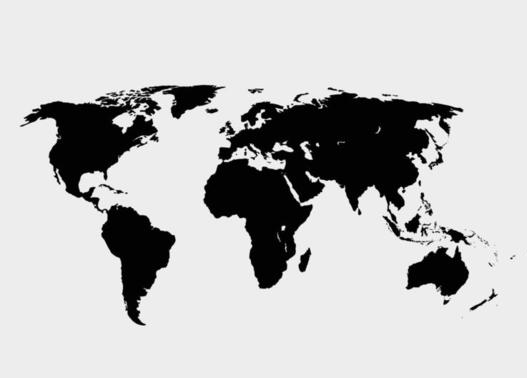
#> input picture map.png, 527 x 378 px
$ python map_generator.py
#> lines starting #> are read from the running program, lines starting #| are printed output that depends on the picture; after the words box and inside, x2 and y2 are one past the last pixel; in counts of white or black regions, pixels touching at a corner belong together
from PIL import Image


file_path = 'map.txt'
image_path = 'map.png'


def write_binary_data_to_file(file_path, data_array):
    try:
        with open(file_path, 'w') as file:
            # Convert the list of 1s and 0s to a string and write it to the file
            data_str = ''.join(map(str, data_array))
            file.write(data_str)
        print(f"Data successfully written to {file_path}")
    except Exception as e:
        print(f"Error writing data to {file_path}: {e}")


def convert_image_to_binary(image_path):
#> called with image_path = 'map.png'
    try:
        # Open the image
        img = Image.open(image_path)
#> img is the input picture: PIL image 527x378 RGBA; mean R, G, B, A 192.3, 192.3, 192.3, 255

        # Convert the image to grayscale
        gray_img = img.convert('L')

        # Get the pixel data as a list of lists
        pixels = list(gray_img.getdata())
#> pixels = 199206 items
        width, height = gray_img.size
#> width = 527; height = 378
        pixels = [pixels[i * width:(i + 1) * width] for i in range(height)]
#> pixels = 378 items

        # Convert to binary representation
        binary_map = [[0 if pixel >= 200 else 1 for pixel in row]
                      for row in pixels]
#> binary_map = 378 items

        return binary_map
    except Exception as e:
        print(f"Error converting image to binary: {e}")
        return None


def create_image_from_binary(binary_map, output_path='output_image.png'):
    try:
        # Convert binary values to 0 (black) and 255 (white)
        pixels = [[0 if value == 1 else 255 for value in row]
                  for row in binary_map]

        # Convert the 2D list to a flat list
        flat_pixels = [pixel for row in pixels for pixel in row]

        # Get the dimensions of the binary map
        width = len(binary_map[0])
        print(width)
        height = len(binary_map)

        # Create a new image with the given pixel values
        img = Image.new('L', (width, height))
        img.putdata(flat_pixels)

        # Save the image
        img.save(output_path)
        print(f"Image saved to {output_path}")
    except Exception as e:
        print(f"Error creating image from binary map: {e}")


binary_map = convert_image_to_binary(image_path)
#> binary_map = 378 items
create_image_from_binary(binary_map, output_path='output_image.png')
#> in create_image_from_binary, `flat_pixels = [pixel for row in pixels for pixel in row]`: flat_pixels = 199206 items
#> in create_image_from_binary, `width = len(binary_map[0])`: width = 527
#| 527
#> in create_image_from_binary, `height = len(binary_map)`: height = 378
#> in create_image_from_binary, `img = Image.new('L', (width, height))`: img: PIL image 527x378 L; every value is 0
#> in create_image_from_binary, `img.putdata(flat_pixels)`:
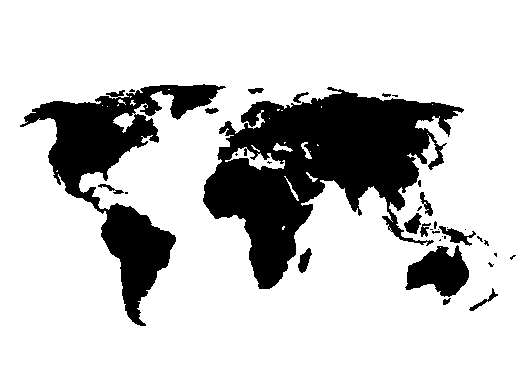
#> img: PIL image 527x378 L; 79.4% white; 36 black regions (21 under 20 px), largest, box (x1, y1, x2, y2) and area: (203, 87, 464, 289) 24153, (20, 84, 226, 326) 13281, (405, 245, 469, 297) 2083

data_array = []
for y in range(len(binary_map)):
    for x in range(len(binary_map[y])):
        if binary_map[y][x] == 1:
            if y % 2 == 0:
                if x % 2 == 0:
                    data_array.append(1)
                else:
                    data_array.append(2)
            else:
                if x % 2 == 0:
                    data_array.append(2)
                else:
                    data_array.append(1)
        else:
            data_array.append(0)
#> after the loop, data_array = 199206 items
write_binary_data_to_file(file_path, data_array)
